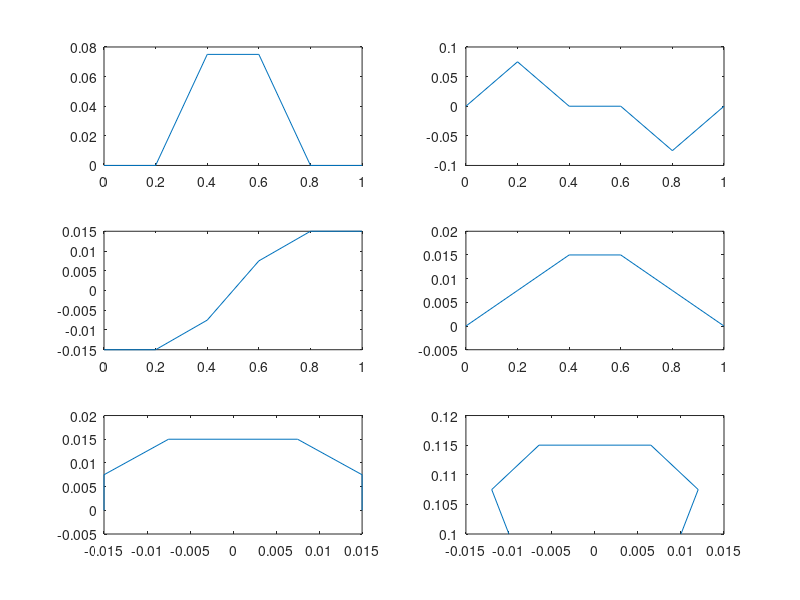
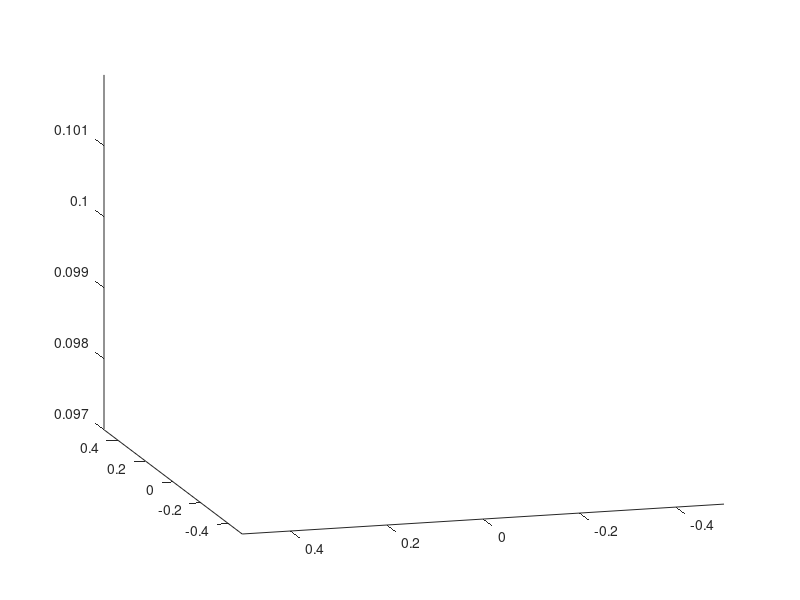

These figures' MATLAB source, in order: (Note: this script raises an error after producing the figures.)
clear all;
clc;
%% ----------------------- *** INITIAL DATA *** ------------------------%%
l1=0;
l2=.05;
l3=.100;
b=4/6;
v=.01; % desired velocity of COG (m/sec)
%u=.09; % average velocity of foot tip in swing phase (0.1)
w=0; % rotational velocity of COG
R=.220; % distance of foot tip to COG or center of rotation
% b=u/(v+abs(w)*R+u) % Duty Factor calculation
u=(b/(1-b))*v; % average swing velocity of the leg wrt the body
u=v/(1-b); % average swing velocity of the leg wrt the ground
a=pi/6; % Crab Angle
L=.03; % Stride Length which is the amount of COG displacement in one cycle time.
T= L/v % Cycle Period
Tt=(1-b)*T;
Ts=b*T;
%% ------------------- *** GAIT GENERATION *** ---------------------- %%
% b=.9
p(1)=0; % Kinematic phase of leg 1
p(2)=p(1)+1/2; % Kinematic phase of leg 2
p(3)=p(1)+b; % Kinematic phase of leg 3
p(4)=p(2)+b; % Kinematic phase of leg 4
p(5)=p(3)+b; % Kinematic phase of leg 5
p(6)=p(4)+b; % Kinematic phase of leg 6

j=1;
for j=1:6
    for i=1:6
        if p(i)>=1
            p(i)=p(i)-1;
        end
    end
    j=j+1;
end
p

%% ------------- *** POSITIONAL FOOT TRAJECTORY PLANNING *** ------------%%
%TransferRing time is divided to 5 equal extents. Suchc a selection is completely
%arbitrary.
t0=0;
t1=Tt/5;
t2=2*t1;
t3=Tt-t2;
t4=Tt-t1;
t5=Tt;

Ttt=[t0,t1,t2,t3,t4,t5];

%%%%%%%%%%HERE EVERY THING IS IN Gi COORDINATE SYSTEM WHICH IS GROUND
%COORDINATE SYSTEM FOR EACH LEG
xdotmaxf_g=2*(t5-t0)*u/((t4-t1)+(t3-t2)); %maximum leg transferring speed.
% this is the average velocity divided by the surface are under the velocity graph. 

zdotmaxf_g=xdotmaxf_g; % it is arbitrary.

xdotf_g=[0,0,xdotmaxf_g,xdotmaxf_g,0,0];

for i=1:6
    xf_g(i,1)=-L/2;
    xf_g(i,2)=xf_g(i,1)+0;
    xf_g(i,3)=xf_g(i,2)+(t2-t1)*xdotmaxf_g/2;
    xf_g(i,4)=xf_g(i,3)+(t3-t2)*xdotmaxf_g;
    xf_g(i,5)=xf_g(i,4)+(t4-t3)*xdotmaxf_g/2;
    xf_g(i,6)=xf_g(i,5)+0;
end


zdotf_g=[0,zdotmaxf_g,0,0,-zdotmaxf_g,0];

for i=1:6
    zf_g(i,1)=0;
    zf_g(i,2)=zf_g(i,1)+(t1-t0)*zdotmaxf_g/2;
    zf_g(i,3)=zf_g(i,2)+(t2-t1)*zdotmaxf_g/2;
    zf_g(i,4)=zf_g(i,3)+0;
    zf_g(i,5)=zf_g(i,4)-(t4-t3)*zdotmaxf_g/2;
    zf_g(i,6)=zf_g(i,5)-(t5-t4)*zdotmaxf_g/2;
end

%%%%%%%% Now it's the time to change our cooridinte system properly
%Leg number 4:
h=.1; %(m) height of the robot. Here h=l3 because it is assumed in the home positon.
D=l1+l2; %(m) Distance between the foot tip and hip joint from top view

alphaH=[-30*pi/180, 30*pi/180, -90*pi/180, 90*pi/180, -150*pi/180, 150*pi/180];

xb_g(1,1)=-((1-b)/2)*L-D*cos(alphaH(1)); % frame b is a frame attached to the hip joint whose
xb_g(2,1)=-((1-b)/2)*L-D*cos(alphaH(2));
xb_g(3,1)=-((1-b)/2)*L;
xb_g(4,1)=-((1-b)/2)*L;
xb_g(5,1)=-((1-b)/2)*L-D*cos(alphaH(5));
xb_g(6,1)=-((1-b)/2)*L-D*cos(alphaH(6));


% x axis is parallel to the x axis of frame g (Gi).
zb_g(1,1)=h;
zb_g(2,1)=h;
zb_g(3,1)=h;
zb_g(4,1)=h;
zb_g(5,1)=h;
zb_g(6,1)=h;



dt=Tt/5;
xdotb_g=v;
zdotb_g=0;

for i=1:6
    for t=1:5 % 5 is becaus of time dividing to 5 equal extents.
        xb_g(i,t+1)=xb_g(i,t)+xdotb_g*dt;
        zb_g(i,t+1)=zb_g(i,t)+zdotb_g*dt;
    end
    for t=1:6
        xf_b(i,t)=xf_g(i,t)-xb_g(i,t);
        zf_b(i,t)=zf_g(i,t)+zb_g(i,t);
    end
end
% ****xf_b(t) and zf_b(t) ARE THE SAME FOR ALL LEGS i=1,2,...,6. But yf_b
% differs as follow. For each leg, yf_b is the same for all t. 
yf_b=[D*sin(30*pi/180), -D*sin(30*pi/180), D,  -D,  D*sin(30*pi/180),  -D*sin(30*pi/180)];

for i=1:6 % this is becaus of 6 legs
%i=1; % for now just for leg number 4. i is 1 because we
    % have just one leg and that is leg number 4
    %      RH_b=[cos(alphaH(4))  -sin(alphaH(4))  0
    %            sin(alphaH(4))   cos(alphaH(4))  0
    %            0                0               1];
    for j=1:6 % this is because we have divided out T to 6 dt.
              %xf_H(i,j)=RH_b*xf_b(i,j);
    
        xf_H(i,j)=[cos(alphaH(i)),-sin(alphaH(i)),0]*[xf_b(i,j);yf_b(i);zf_b(i,j)];
        yf_H(i,j)=[sin(alphaH(i)),cos(alphaH(i)),0]*[xf_b(i,j);yf_b(i);zf_b(i,j)];
        zf_H(i,j)=zf_b(i,j);
    end
end
  xf_H
  yf_H
  zf_H
% xf_b
% yf_b
% zf_b
xb_g
%% ----------------------- *** PLOT  DATA *** ---------------------%%
figure(1)
subplot(3,2,1)
plot(Ttt,xdotf_g)
subplot(3,2,2)
plot(Ttt,zdotf_g)

subplot(3,2,3)
plot(Ttt,xf_g(4,:))
subplot(3,2,4)
plot(Ttt,zf_g(4,:))

subplot(3,2,5)
plot(xf_g(4,:),zf_g(4,:))

subplot(3,2,6)
plot(xf_b(4,:),zf_b(4,:))

 
%% ---------------------------INVERSE KINEMATICS------------------------%%
% Alpha0=0; %hip joint in the home postion
% Beta0=atan(h/l2); %Knee joint in the home postion
% Gamma0=90*pi/180; %Ankle joint in the home postion
for i=1:6 % for all 6 legs
    for j=1:6 % time discrete
        Alpha(i,j)=(atan(yf_H(i,j)/xf_H(i,j)));
        l(i,j)=sqrt(yf_H(i,j)^2+xf_H(i,j)^2);
        d(i,j)=sqrt(zf_H(i,j)^2+(l(i,j)-l1)^2);
        Beta(i,j)=acos((l2^2+d(i,j)^2-l3^2)/(2*l2*d(i,j)))-atan(abs(zf_H(i,j))/(l(i,j)-l1));
        Gamma(i,j)=pi-(acos((l2^2+l3^2-d(i,j)^2)/(2*l2*l3)));
%         Beta(i,j)=Beta(i,j)*180/pi;
%         Gamma(i,j)=pi-Gamma(i,j);
    end
end
A=Alpha*180/pi
B=Beta*180/pi
G=Gamma*180/pi
Ttt

%% -------------- *** VELOCITY FOOT TRAJECTORY PLANNING *** -------------%%
ydotf_b=0;
for t=1:6
    xdotf_b(t)=xdotf_g(t)-xdotb_g;
    zdotf_b(t)=zdotf_g(t)-zdotb_g;
end
for i=1:6
    for j=1:6
        xdotf_H(i,j)=[cos(alphaH(i)),-sin(alphaH(i)),0]*[xdotf_b(j);ydotf_b;zdotf_b(j)];
        ydotf_H(i,j)=[sin(alphaH(i)),cos(alphaH(i)),0]*[xdotf_b(j);ydotf_b;zdotf_b(j)];
        zdotf_H(i,j)=zdotf_b(j);
    end
end
for j=1:6 % time
    for i=1:6 % leg numnber
        theta1=Alpha(i,j);
        theta2=Beta(i,j);
        theta3=Gamma(i,j);
        J(1,1)=-(-sin(theta1)*sin(theta2)*cos(theta3)-sin(theta1)*cos(theta2)*sin(theta3))*l3-sin(theta1)*l2*cos(theta2)-l1*sin(theta1);
        J(1,2)=-(-cos(theta1)*sin(theta2)*sin(theta3)+cos(theta1)*cos(theta2)*cos(theta3))*l3-cos(theta1)*l2*sin(theta2);
        J(1,3)=(cos(theta1)*sin(theta2)*sin(theta3)-cos(theta1)*cos(theta2)*cos(theta3))*l3;
        J(2,1)=-(cos(theta1)*cos(theta2)*sin(theta3)+cos(theta1)*sin(theta2)*cos(theta3))*l3+cos(theta1)*l2*cos(theta2)+l1*cos(theta1);
        J(2,2)=-(-sin(theta1)*sin(theta2)*sin(theta3)+sin(theta1)*cos(theta2)*cos(theta3))*l3-sin(theta1)*l2*sin(theta2);
        J(2,3)=-(-sin(theta1)*sin(theta2)*sin(theta3)+sin(theta1)*cos(theta2)*cos(theta3))*l3;
        J(3,1)=0;
        J(3,2)=-(-cos(theta2)*sin(theta3)-sin(theta2)*cos(theta3))*l3-l2*cos(theta2);
        J(3,3)=-(-cos(theta2)*sin(theta3)-sin(theta2)*cos(theta3))*l3;
        Thetadot(i,j,:)=inv(J)*[xdotf_H(i,j);ydotf_H(i,j);zdotf_H(i,j)];
    end
end

Thetadot
% xdotb_g
% zdotb_g
% xdotf_H
% ydotf_H
% zdotf_H
%% Simulation
% 
figure(2)

for i=1:6 % leg number
    clf;
    axis([-.5 .5 -.5 .5 0.097 .102])
    hold on;
    for j=1:6 % leg number
    view([-106 17]);
        H = plotarm(A(j,i),B(j,i),G(j,i),l1,l2,l3,j,h,.220,.25);
    end
    drawnow;
end

% disp('done')

%% -------------------- *** The End *** -------------------------- %%